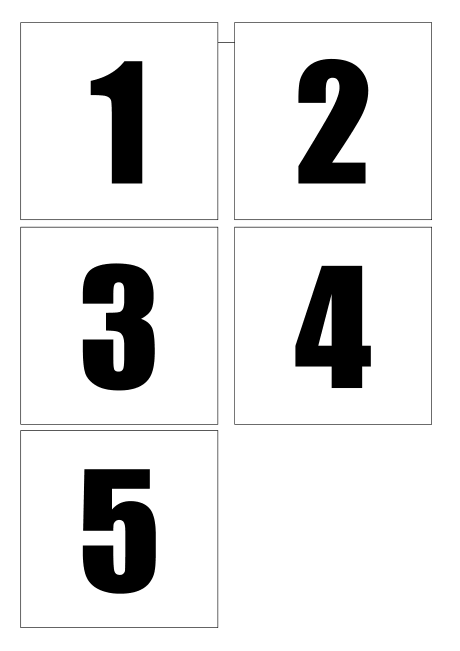
#> input picture img/number.png, 920 x 1302 px (shown at 1/2 size)
$ python '42.shi-tomasi角点检测.py'
#> lines starting #> are read from the running program, lines starting #| are printed output that depends on the picture; after the words box and inside, x2 and y2 are one past the last pixel; in counts of white or black regions, pixels touching at a corner belong together
import cv2
import numpy as np

img = cv2.resize(cv2.imread("../img/number.png"), (450, 600))
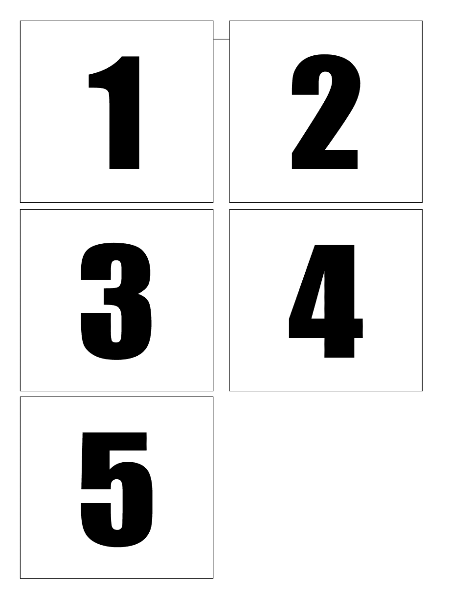
#> img: shape (600, 450, 3); min 0, max 255, mean 228.1
gray = cv2.cvtColor(img, cv2.COLOR_BGR2GRAY)

corners = cv2.goodFeaturesToTrack(gray, maxCorners=0, qualityLevel=0.01, minDistance=10)
#> corners = 100 rows, first 8: [81, 503], [81, 313], [289, 337], [81, 279], [325, 149], [292, 168], [138, 168], [312, 317]
corners = np.int32(corners)
#> corners = contour of 100 points, box (x1, y1, x2, y2) (20, 21, 422, 579), area 156678
for i in corners:
    x, y = i.ravel()
    cv2.circle(img, (x, y), 2, (0, 0, 255))
#> this loop made 100 passes
#> (x, y) on passes 1 to 12: (81, 503), (81, 313), (289, 337), (81, 279), (325, 149), (292, 168), (138, 168), (312, 317), (110, 313), (139, 293), (353, 245), (361, 336)
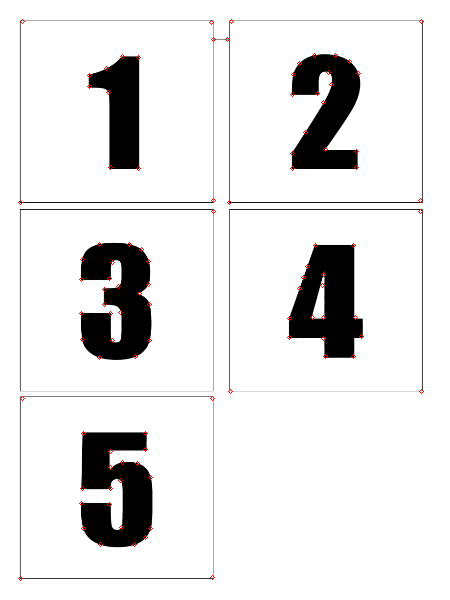
#> img: shape (600, 450, 3); 0.3% of pixels changed, all inside (x1, y1, x2, y2) = (18, 19, 424, 581)
cv2.imshow("img", img)
cv2.waitKey(0)
cv2.destroyAllWindows()
